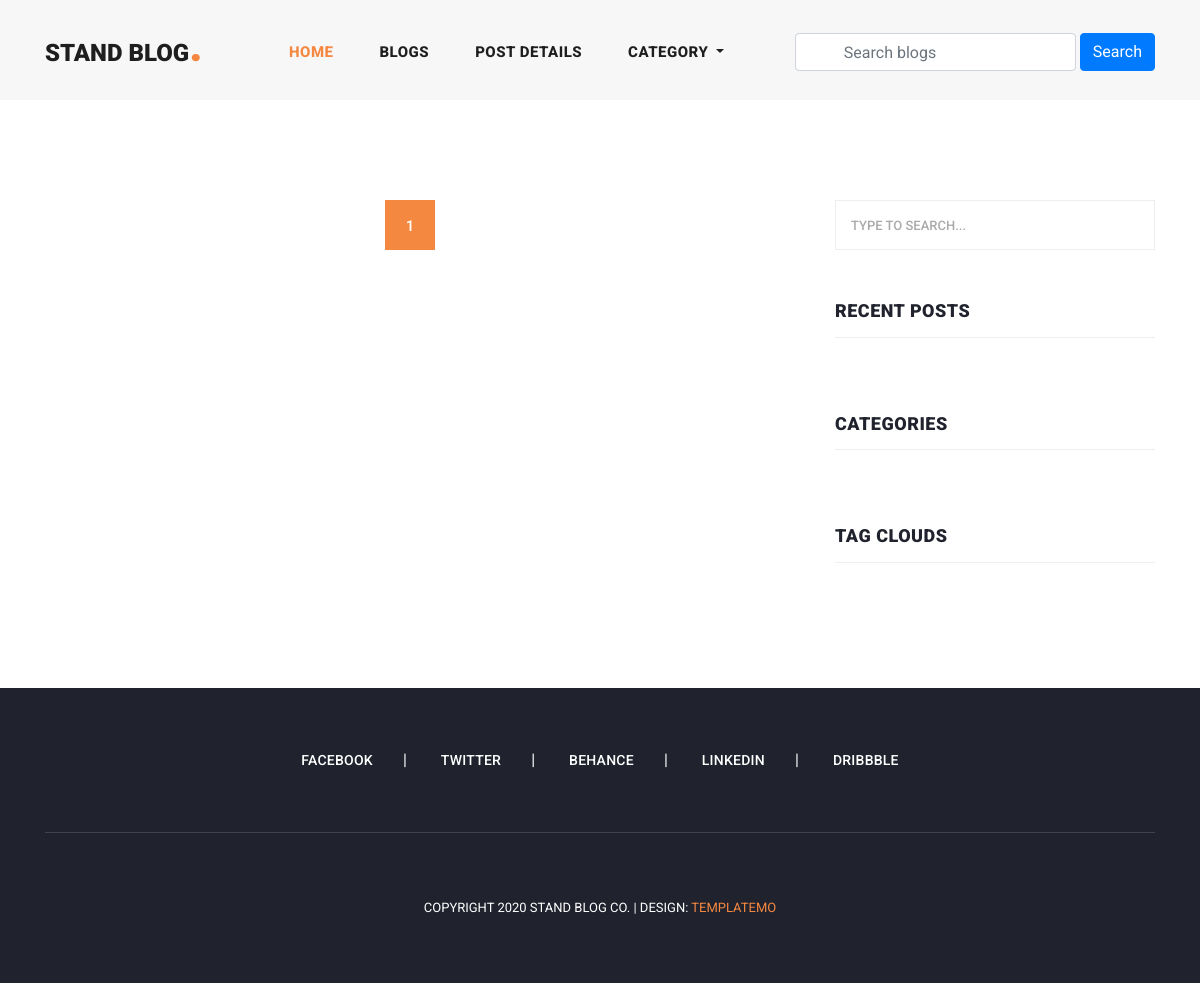
The app's page /blogs/, older data.
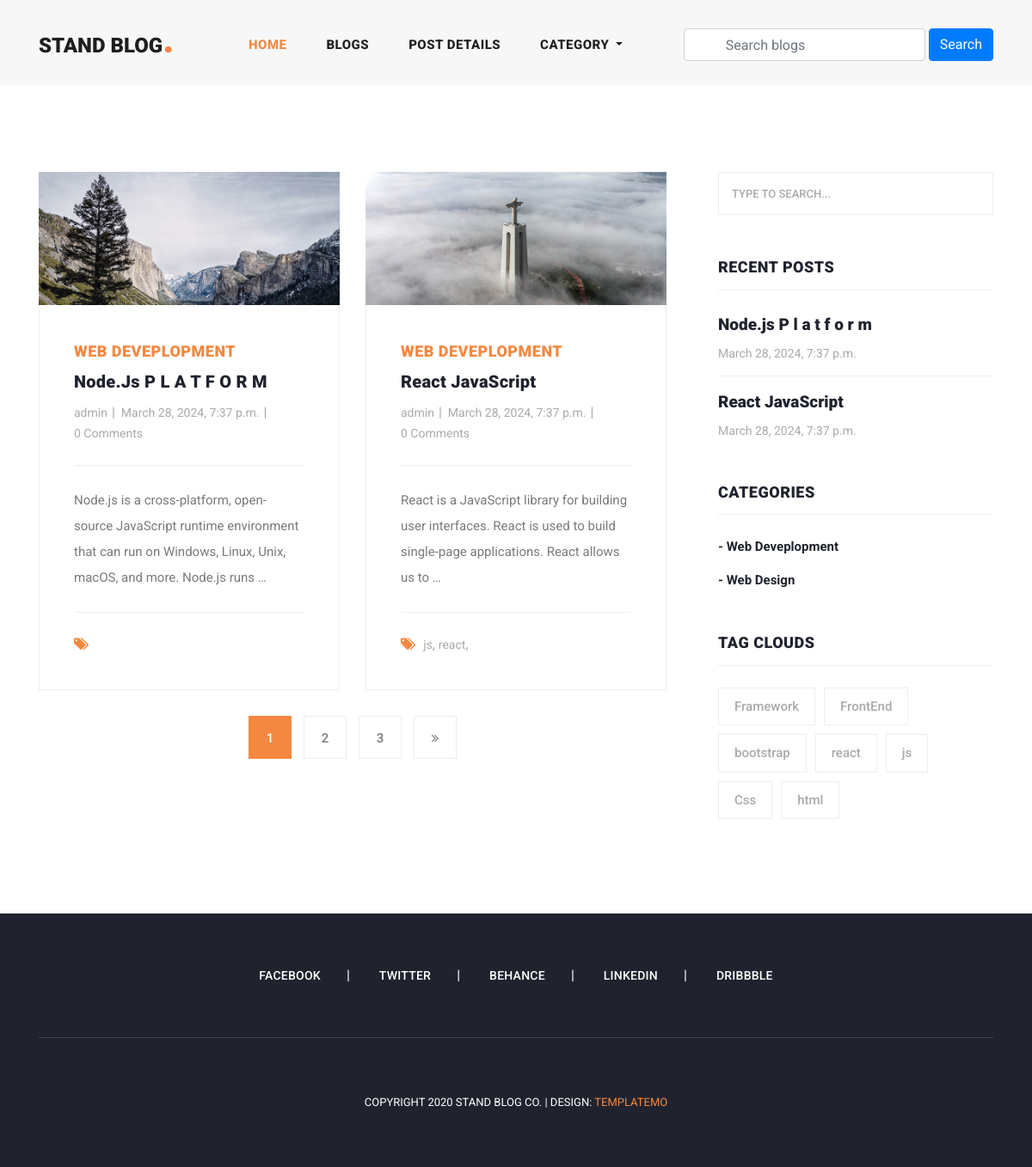
The same page, newer data.
### blog/models.py (models this page shows, shortened)
class Blog(models.Model):
    user = models.ForeignKey(
        User, related_name='user_blogs', on_delete=models.CASCADE)
    category = models.ForeignKey(
        Category, related_name='category_blogs', on_delete=models.CASCADE)
    tags = models.ManyToManyField(Tag, blank=True, related_name='tag_blogs')
    title = models.CharField(max_length=200, unique=True)
    slug = models.SlugField(unique=True, blank=True, null=True, max_length=300)
    banner = models.ImageField(upload_to="blog_Images",)
    description = models.TextField()
    created_date = models.DateTimeField(auto_now_add=True)
    class Meta:
        db_table = ''
        managed = True
        verbose_name = 'Blog'
        verbose_name_plural = 'Blogs'

class Category(models.Model):
    title = models.CharField(max_length=200, unique=True)
    slug = models.SlugField(unique=True, blank=True, null=True, max_length=300)
    created_date = models.DateTimeField(auto_now_add=True)
    class Meta:
        db_table = ''
        managed = True
        verbose_name = 'Category'
        verbose_name_plural = 'Categories'

class Tag(models.Model):
    title = models.CharField(max_length=200, unique=True)
    slug = models.SlugField(unique=True, blank=True, null=True, max_length=300)
    created_date = models.DateTimeField(auto_now_add=True)
    class Meta:
        db_table = ''
        managed = True
        verbose_name = 'Tag'
        verbose_name_plural = 'Tags'

### user_profile/models.py (models this page shows, shortened)
class User(AbstractUser):
    email = models.EmailField(
        max_length=254,
        unique=True,
        error_messages={
            'unique': "Email Must Be Unique",
        })
    profile_image = models.ImageField(
        upload_to="Profile_images/",
        blank=True,
        null=True
        )
    USERNAME_FIELD = 'email'
    REQUIRED_FIELDS = ['username']
    objects = CustomUserManager()

### blog/views.py (the view)
# urls.py: path('blogs/', views.blogs, name="blogs"),
def blogs(request):
    queryset = Blog.objects.all().order_by('-created_date')
    tags = Tag.objects.all().order_by('-created_date')
    page = request.GET.get('page', 1)
    paginator = Paginator(queryset, 2)
    try:
        blogs = paginator.page(page)
    except EmptyPage:
        blogs = paginator.page(1)
    except PageNotAnInteger:
        blogs = paginator.page(1)
        return redirect('blogs')
    context = {
        'blogs': blogs,
        'tags': tags,
        'paginator': paginator,
    }
    return render(request, 'blogs.html', context)

### blog/context_processors.py (called while the page is built)
def get_all_categories(request):
    categories = Category.objects.all()
    context = {
        "categories":categories
    }
    return context

### templates/blogs.html (shortened to what this page needs)
{% extends 'base.html' %}
{% load static %}
{% block content %}
  <section class="blog-posts grid-system">
      <div class="container">
        <div class="row">
          <div class="col-lg-8">
            <div class="all-blog-posts">
              <div class="row">
                {% for blog in blogs|slice:"2" %}
                {% include 'blog_card.html' %}
                {% endfor %}
                {% include 'pagination.html' %}
              </div>
            </div>
          </div>
          {% include 'sidebar.html' %}
        </div>
      </div>
    </section>
{% endblock content %}

### templates/blog_card.html
{% load static %}
<div class="col-lg-6">
    <div class="blog-post">
        <div class="blog-thumb">
            <img src="{{blog.banner.url}}" alt="">
        </div>
        <div class="down-content">
            <span>{{blog.category.title}}</span>
            <a href="{% url 'blog_details' blog.slug %}">
                <h4>{{blog.title}}</h4>
            </a>
            <ul class="post-info">
                <li><a href="#">{{blog.user.username}}</a></li>
                <li><a href="#">{{blog.created_date}}</a></li>
                <li><a href="#">{{blog.blog_comments.all.count}} Comments</a></li>
            </ul>
            <p>{{blog.description|truncatewords:20}}</p>
            <div class="post-options">
                <div class="row">
                    <div class="col-lg-12">
                        <ul class="post-tags">
                            <li><i class="fa fa-tags"></i></li>
                            {% for tag in blog.tags.all %}
                            <li><a href="{% url 'tag_blogs' tag.slug %}">{{tag.title}}</a>,</li>
                            {% endfor %}
                        </ul>
                    </div>
                </div>
            </div>
        </div>
    </div>
</div>

### templates/sidebar.html
<div class="col-lg-4">
    <div class="sidebar">
        <div class="row">
            <div class="col-lg-12">
                <div class="sidebar-item search">
                    <form id="search_form" name="gs" method="GET" action="#">
                        <input type="text" name="q" class="searchText" placeholder="type to search..."
                            autocomplete="on">
                    </form>
                </div>
            </div>
            <div class="col-lg-12">
                <div class="sidebar-item recent-posts">
                    <div class="sidebar-heading">
                        <h2>Recent Posts</h2>
                    </div>
                    <div class="content">
                        <ul>
                            {% for blog in blogs|slice:"3" %}
                            <li><a href="#">
                                    <h5>{{blog.title}}</h5>
                                    <span>{{blog.created_date}}</span>
                                </a></li>
                            {% endfor %}
                        </ul>
                    </div>
                </div>
            </div>
            <div class="col-lg-12">
                <div class="sidebar-item categories">
                    <div class="sidebar-heading">
                        <h2>Categories</h2>
                    </div>
                    <div class="content">
                        <ul>
                            {% for cat in categories %}
                            <li><a href="{% url 'catagory_blog' cat.slug %}">- {{cat.title}}</a></li>
                            {% endfor %}
                        </ul>
                    </div>
                </div>
            </div>
            <div class="col-lg-12">
                <div class="sidebar-item tags">
                    <div class="sidebar-heading">
                        <h2>Tag Clouds</h2>
                    </div>
                    <div class="content">
                        <ul>
                            {% for tag in tags %}
                            <li><a href="{% url 'tag_blogs' tag.slug %}">{{tag.title}}</a></li>
                            {% endfor %}
                        </ul>
                    </div>
                </div>
            </div>
        </div>
    </div>
</div>

Row changes from the older to the newer data that the page shows:
added Blog: banner (picture), category "WEB DEVEPLOPMENT", title "Node.js P L A T F O R M", user.username "admin", created_date "March 28, 2024, 7:37 p.m.", blog_comments.all.count "0", description "Node.js is a cross-platform, open-source JavaScript runtime environment that can run on Windows, Linux, Unix, macOS, and more. Node.js runs …", title "Node.js P l a t f o r m"
added Blog: banner (picture), category "WEB DEVEPLOPMENT", title "React JavaScript", user.username "admin", created_date "March 28, 2024, 7:37 p.m.", blog_comments.all.count "0", description "React is a JavaScript library for building user interfaces. React is used to build single-page applications. React allows us to …"
added Tag: title "js"
added Tag: title "react"
added Category: title "Web Deveplopment"
added Category: title "Web Design"
added Tag: title "Framework", shown under "TAG CLOUDS"
added Tag: title "FrontEnd", shown under "TAG CLOUDS"
added Tag: title "bootstrap", shown under "TAG CLOUDS"
added Tag: title "Css", shown under "TAG CLOUDS"
added Tag: title "html", shown under "TAG CLOUDS"
Text that changed along with them:
new list line: "2"
new list line: "3"
